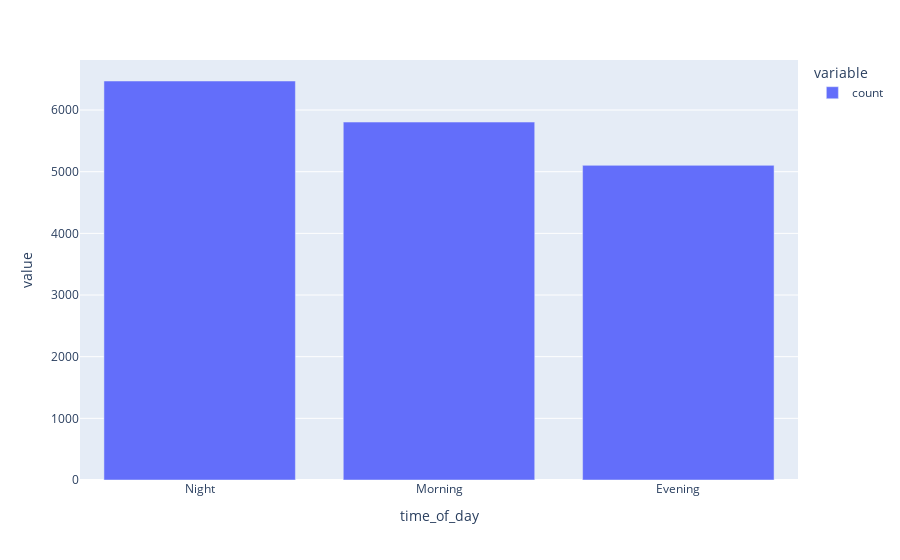

Notebook cell for this chart:
### Code cell
data_raw['time_of_day'].value_counts().plot.bar()

### Figure 1 — Plotly figure (JSON) as saved in the notebook; plotly's stock layout.template omitted (floating-point values rounded to 4 significant figures)
{"data": [{"alignmentgroup": "True", "hovertemplate": "variable=count<br>time_of_day=%{x}<br>value=%{y}<extra></extra>", "legendgroup": "count", "marker": {"color": "#636efa", "pattern": {"shape": ""}}, "name": "count", "offsetgroup": "count", "orientation": "v", "showlegend": true, "textposition": "auto", "type": "bar", "x": ["Night", "Morning", "Evening"], "xaxis": "x", "y": [6471, 5805, 5103], "yaxis": "y"}], "layout": {"barmode": "relative", "legend": {"title": {"text": "variable"}, "tracegroupgap": 0}, "margin": {"t": 60}, "xaxis": {"anchor": "y", "domain": [0, 1], "title": {"text": "time_of_day"}}, "yaxis": {"anchor": "x", "domain": [0, 1], "title": {"text": "value"}}}}
